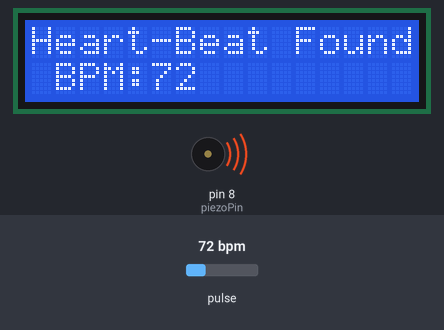
This sketch was run on a simulated Arduino Uno, built with avr-gcc and run on an emulated ATmega328P. On the bench: 16×2 character LCD, buzzer (waves = sounding). The inputs (shaded band) are chosen by the test bench; at power-on: pulse 72 bpm. What the sketch prints to the serial monitor is not drawn.

Above: at 1.0 s.
1.5 s: pulse set to 42 bpm
At 2.44 s:
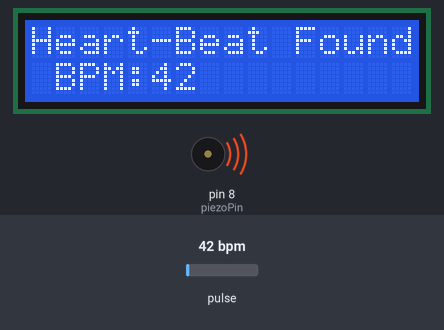
4.0 s: pulse set to 100 bpm
At 4.5 s:
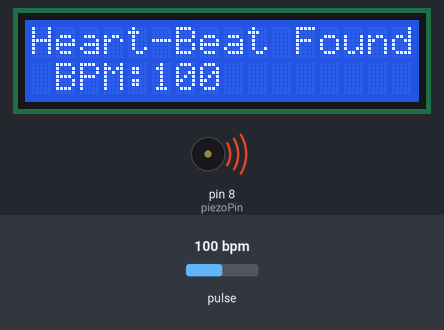
5.8 s: pulse set to 70 bpm
At 6.3 s:
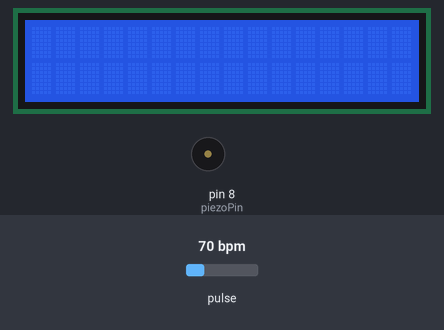
Timing chart, 0 to 14.2 s (numbered marks = the images above; inputs shaded):
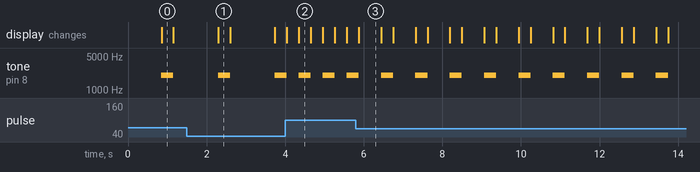

The sketch:

BPM___Buzzer.ino
```cpp
#define USE_ARDUINO_INTERRUPTS true    // Set-up low-level interrupts for most acurate BPM math.
#include <PulseSensorPlayground.h>     // Includes the PulseSensorPlayground Library.
#include <LiquidCrystal.h>
//  Variables
const int PulseWire = 0;       // PulseSensor PURPLE WIRE connected to ANALOG PIN 0
          // The on-board Arduino LED, close to PIN 13.
int Threshold = 550;           // Determine which Signal to "count as a beat" and which to ignore.
const int rs = 12, en = 11, d4 = 5, d5 = 4, d6 = 3, d7 = 2;
LiquidCrystal lcd(12, 11, 5, 4, 3, 2);

PulseSensorPlayground pulseSensor;  // Creates an instance of the PulseSensorPlayground object called "pulseSensor"

int piezoPin = 8;    // speaker on pin8 makes a beep with heartbeat

void setup() {

  Serial.begin(9600);          // For Serial Monitor

 lcd.begin(16, 2);
 lcd.clear();

  // Configure the PulseSensor object, by assigning our variables to it.
  pulseSensor.analogInput(PulseWire);
       //auto-magically blink Arduino's LED with heartbeat.
  pulseSensor.setThreshold(Threshold);

  // Double-check the "pulseSensor" object was created and "began" seeing a signal.
   if (pulseSensor.begin()) {
    Serial.println("We created a pulseSensor Object !");  //This prints one time at Arduino power-up,  or on Arduino reset.
  }
}


void loop() {

 int myBPM = pulseSensor.getBeatsPerMinute();  // Calls function on our pulseSensor object that returns BPM as an "int".
                                               // "myBPM" hold this BPM value now.

if (pulseSensor.sawStartOfBeat()) {            // Constantly test to see if "a beat happened".
 pulseSensor.outputBeat();
    tone(piezoPin,2000);
 Serial.println("HeartBeat Found ! "); // If test is "true", print a message "a heartbeat happened".
 Serial.print("BPM: ");                        // Print phrase "BPM: "
 Serial.println(myBPM);   // Print the value inside of myBPM.
lcd.print("Heart-Beat Found ");
     lcd.setCursor(1,1);
     lcd.print("BPM: ");
     lcd.setCursor(5,1);
     lcd.print(myBPM);
     delay(300);
     lcd.clear();
pulseSensor.outputBeat();
    tone(piezoPin,1000);
}
if(pulseSensor.isInsideBeat() == false){
    noTone(piezoPin);
  delay(20);


  }

}
```

Measured:
- after the input at 1.5 s, the display: changes after 0.80 s (image 1)
- after the input at 4.0 s, the display: first differs from a run without the input after 0.35 s (image 2)
- after the input at 5.8 s, tone on pin 8 (piezoPin): alternates 2000 Hz for 0.31 s and silent for 0.57 s, starting after 0.64 s
- what the display in image 3 shows lasts 0.5 s, from 5.9 s to 6.4 s
